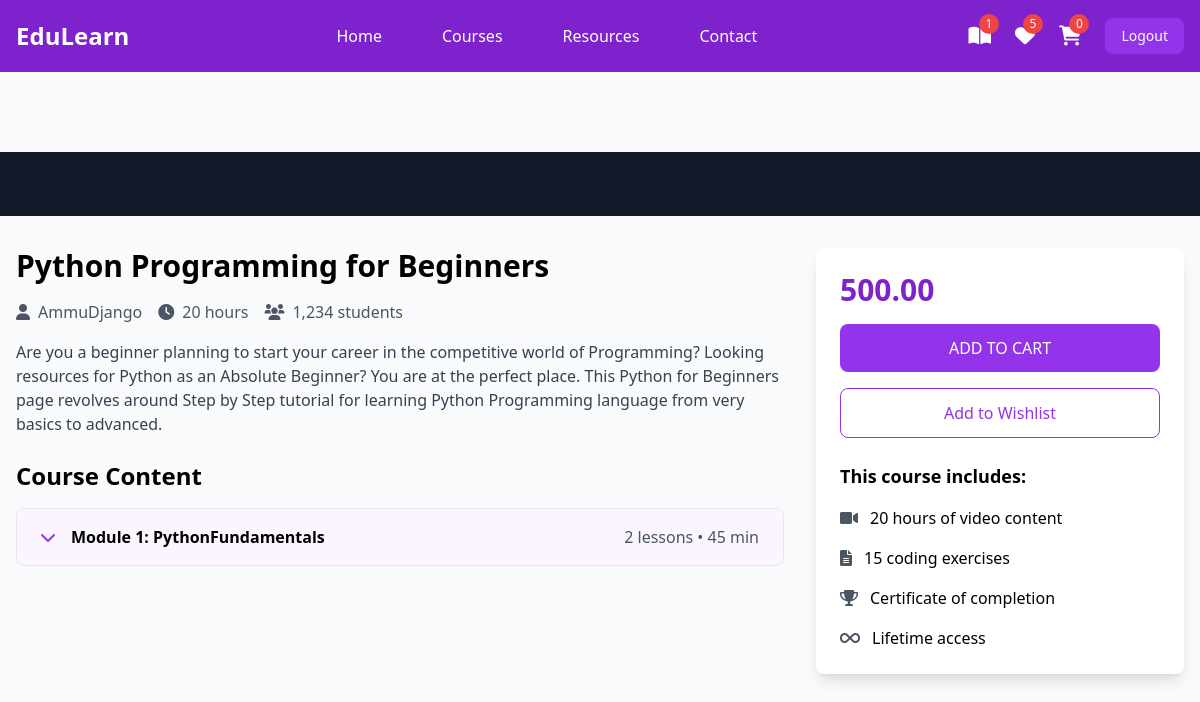
The page /student/courses/1/watch/ (signed in) on the database its author committed.
### instructor/models.py (models this page shows, shortened)
class User(AbstractUser):
    ROLE_OPTIONS=(
        ("Student","Student"),
        ("Instructor","Instructor")
    )
    role=models.CharField(max_length=20,choices=ROLE_OPTIONS,default="Student")

class Course(models.Model):
    title=models.CharField(max_length=200)
    description=models.TextField()
    price=models.DecimalField(decimal_places=2,max_digits=5)
    owner=models.ForeignKey(User,on_delete=models.SET_NULL,related_name="courses",null=True)
    is_free=models.BooleanField(default=False)
    picture=models.ImageField(upload_to="courseimages",null=True,blank=True,default="courseimages/default.png")
    thumbnail=EmbedVideoField()
    category_objects=models.ManyToManyField(Category)
    created_at=models.DateTimeField(auto_now_add=True)
    updated_at=models.DateTimeField(auto_now=True)

class Module(models.Model):
    title=models.CharField(max_length=200)
    course_object=models.ForeignKey(Course,on_delete=models.CASCADE,related_name="modules")
    order=models.PositiveIntegerField()
    class Meta:
        ordering=["order"]

### student/views.py (the view)
# urls.py: path("courses/<int:pk>/watch/",views.LessonDetailView.as_view(),name='lesson-detail'),
@method_decorator(signin_required,name='dispatch')
class LessonDetailView(View):
    def get(self,request,*args,**kwargs):
        course_id=kwargs.get("pk")
        course_instance=Course.objects.get(id=course_id)
        puchased_courses=request.user.purchase.filter(is_paid=True).values_list("course_objects",flat=True)
        print(puchased_courses,"-------------------")
        if course_instance.id not in puchased_courses:
            return redirect("index")
        module_id=request.GET.get("module") if "module" in request.GET else course_instance.modules.first().id
        module_instance=Module.objects.get(id=module_id,course_object=course_instance)
        lesson_id=request.GET.get("lesson") if "lesson" in request.GET else module_instance.lessons.first().id
        lesson_instance=Lesson.objects.get(id=lesson_id,module_object=module_instance)
        return render(request,"lesson_detail.html",{"course":course_instance,"lesson":lesson_instance})

### student/context_processors.py (called while the page is built)
def course_context(request):
    count=0
    if request.user.is_authenticated:
        order=request.user.purchase.filter(is_paid=True)
        count=len([c for o in order for c in o.course_objects.all()])
    return {"count":count}

### student/templates/lesson_detail.html (shortened to what this page needs)
{%extends 'base.html'%}
{%block main_block%}
{%load embed_video_tags%}
 <div class="pt-20">
    <div class="bg-gray-900 w-full">
        <div class="max-w-screen-xl mx-auto px-4 py-8">
        </div>
    </div>
    <div class="max-w-screen-xl mx-auto px-4 py-8 grid grid-cols-1 lg:grid-cols-3 gap-8">
        <div class="lg:col-span-2">
            <h1 class="text-3xl font-bold mb-4">{{course.title}}</h1>
            <div class="flex items-center mb-4 text-gray-600">
                <span class="mr-4"><i class="fas fa-user mr-2"></i>{{course.owner}}</span>
                <span class="mr-4"><i class="fas fa-clock mr-2"></i>20 hours</span>
                <span><i class="fas fa-users mr-2"></i>1,234 students</span>
            </div>
            <p class="text-gray-700 mb-6">{{course.description}}</p>
            <div class="space-y-4">
                <h2 class="text-2xl font-bold mb-4">Course Content</h2>
                {%for module in course.modules.all%}
                <div class="border rounded-lg overflow-hidden">
                    <button class="w-full px-6 py-4 bg-purple-50 hover:bg-purple-100 flex items-center justify-between" onclick="toggleModule('module{{forloop.counter}}')">
                        <div class="flex items-center">
                            <i class="fas fa-chevron-down mr-4 text-purple-600"></i>
                            <span class="font-semibold">Module {{forloop.counter}}: {{module.title}}</span>
                        </div>
                        <span class="text-gray-600">{{module.lessons.all.count}} lessons • 45 min</span>
                    </button>
                </div>
                {%endfor%}
            </div>
        </div>
        <div class="lg:col-span-1">
            <div class="bg-white p-6 rounded-lg shadow-lg sticky top-24">
                <div class="text-3xl font-bold mb-4 text-purple-700">{{course.price}}</div>
                <a href="{%url 'add-to-cart' course.id%}">
                    <button class="w-full bg-purple-600 text-white py-3 rounded-lg mb-4 hover:bg-purple-700 transition duration-300">
                        ADD TO CART
                    </button>
                </a>
                <button class="w-full border border-purple-600 text-purple-600 py-3 rounded-lg mb-6 hover:bg-purple-50 transition duration-300">
                    Add to Wishlist
                </button>
                <div class="space-y-4">
                    <h3 class="font-bold text-lg">This course includes:</h3>
                    <div class="flex items-center">
                        <i class="fas fa-video mr-3 text-gray-600"></i>
                        <span>20 hours of video content</span>
                    </div>
                    <div class="flex items-center">
                        <i class="fas fa-file-alt mr-3 text-gray-600"></i>
                        <span>15 coding exercises</span>
                    </div>
                    <div class="flex items-center">
                        <i class="fas fa-trophy mr-3 text-gray-600"></i>
                        <span>Certificate of completion</span>
                    </div>
                    <div class="flex items-center">
                        <i class="fas fa-infinity mr-3 text-gray-600"></i>
                        <span>Lifetime access</span>
                    </div>
                </div>
            </div>
        </div>
    </div>
</div>
{%endblock%}

### student/templates/base.html (shortened to what this page needs)
<!DOCTYPE html>
<html lang="en">
<head>
    <script src="https://cdn.tailwindcss.com"></script>
    <link href="https://cdnjs.cloudflare.com/ajax/libs/font-awesome/6.0.0/css/all.min.css" rel="stylesheet">
</head>
<body class="bg-gray-50">
    <nav class="bg-purple-700 fixed w-full z-20 top-0 left-0 sticky">
        <div class="max-w-screen-xl flex flex-wrap items-center justify-between mx-auto p-4">
            <a href="" class="flex items-center">
                <span class="self-center text-2xl font-semibold text-white">EduLearn</span>
            </a>
            <div class="items-center justify-between hidden w-full md:flex md:w-auto md:order-1">
                <ul class="flex flex-col p-4 md:p-0 mt-4 font-medium md:flex-row md:space-x-8 md:mt-0">
                    <li><a href="#" class="block py-2 pl-3 pr-4 text-white hover:text-purple-200">Home</a></li>
                    <li><a href="{%url 'mycourses'%}" class="block py-2 pl-3 pr-4 text-white hover:text-purple-200">Courses</a></li>
                    <li><a href="#" class="block py-2 pl-3 pr-4 text-white hover:text-purple-200">Resources</a></li>
                    <li><a href="#" class="block py-2 pl-3 pr-4 text-white hover:text-purple-200">Contact</a></li>
                </ul>
            </div>
            <div class="flex items-center space-x-6 md:order-2">
                <div class="relative group">
                    <a href="{%url 'mycourses'%}" class="text-white hover:text-purple-200">
                        <i class="fas fa-book-open text-xl"></i>
                        <span class="absolute -top-2 -right-2 bg-red-500 text-white text-xs rounded-full h-5 w-5 flex items-center justify-center">{{count}}</span>
                    </a>
                </div>
                <div class="relative group">
                    <a href="#" class="text-white hover:text-purple-200">
                        <i class="fas fa-heart text-xl"></i>
                        <span class="absolute -top-2 -right-2 bg-red-500 text-white text-xs rounded-full h-5 w-5 flex items-center justify-center">5</span>
                    </a>
                </div>
                <div class="relative group">
                    <a href="{%url 'cart-summary'%}" class="text-white hover:text-purple-200">
                        <i class="fas fa-shopping-cart text-xl"></i>
                        <span class="absolute -top-2 -right-2 bg-red-500 text-white text-xs rounded-full h-5 w-5 flex items-center justify-center">{{request.user.basket.all.count}}</span>
                    </a>
                </div>
                <a href="{%url 'signout'%}"><button class="text-white bg-purple-600 hover:bg-purple-800 focus:ring-4 focus:outline-none focus:ring-purple-300 font-medium rounded-lg text-sm px-4 py-2 text-center">Logout</button></a>
            </div>
        </div>
    </nav>
    <div >
        {%block main_block%}
        {%endblock%}
    </div>
</body>
</html>

### rows shown on the page
User: user.basket.all.count "0"
Course: title "Python Programming for Beginners", owner "AmmuDjango", description "Are you a beginner planning to start your career in the competitive world of Programming? Looking resources for Python as an Absolute Beginner? You are at the perfect place. This Python for Beginners page revolves around Step by Step tutorial for learning Python Programming language from very basics to advanced.", price "500.00"
Module: title "PythonFundamentals", lessons.all.count "2"

### other values the page prints
{{ count }} "1"
